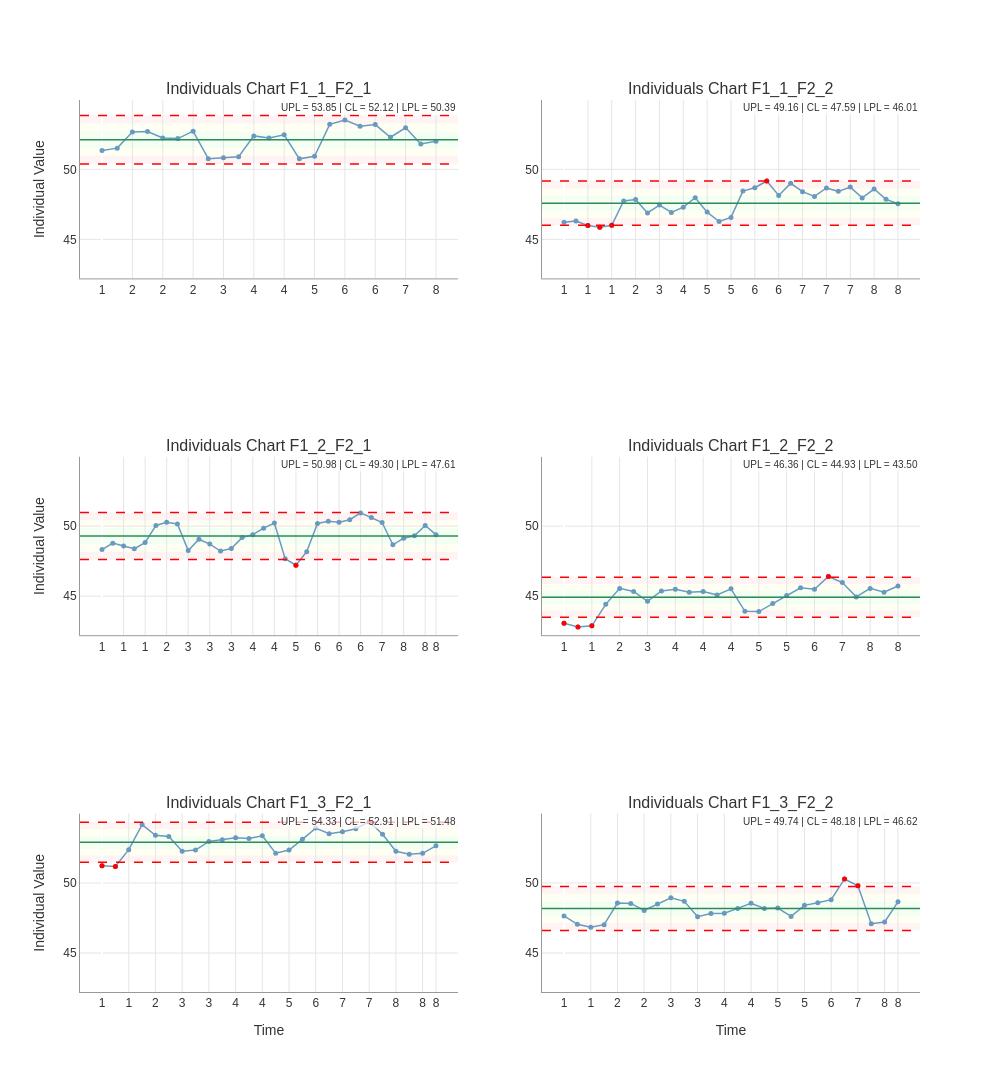

Notebook source saved alongside this figure:
### Code cell
result_imr.plot(chart='X', show_zones=True).show()

### Figure 1 — Plotly figure (JSON) as saved in the notebook; plotly's stock layout.template omitted (floating-point values rounded to 4 significant figures)
{"data": [{"customdata": [["F1_1_F2_1", 1, 1], ["F1_1_F2_1", 1, 2], ["F1_1_F2_1", 2, 3], ["F1_1_F2_1", 2, 4], ["F1_1_F2_1", 2, 5], ["F1_1_F2_1", 2, 6], ["F1_1_F2_1", 2, 7], ["F1_1_F2_1", 3, 8], ["F1_1_F2_1", 3, 9], ["F1_1_F2_1", 3, 10], ["F1_1_F2_1", 4, 11], ["F1_1_F2_1", 4, 12], ["F1_1_F2_1", 4, 13], ["F1_1_F2_1", 5, 14], ["F1_1_F2_1", 5, 15], ["F1_1_F2_1", 6, 16], ["F1_1_F2_1", 6, 17], ["F1_1_F2_1", 6, 18], ["F1_1_F2_1", 6, 19], ["F1_1_F2_1", 7, 20], ["F1_1_F2_1", 7, 21], ["F1_1_F2_1", 8, 22], ["F1_1_F2_1", 8, 23]], "hovertemplate": "<b>X_F1_1_F2_1</b> = %{y:.3f}<br>Cell: %{customdata[0]}<br>Time: %{customdata[1]}<br>Obs:  %{customdata[2]}<extra></extra>", "line": {"color": "steelblue", "width": 1.5}, "marker": {"color": "steelblue", "size": 5}, "mode": "lines+markers", "name": "X_F1_1_F2_1", "opacity": 0.8, "showlegend": false, "type": "scatter", "x": [0, 1, 2, 3, 4, 5, 6, 7, 8, 9, 10, 11, 12, 13, 14, 15, 16, 17, 18, 19, 20, 21, 22], "xaxis": "x", "y": [51.35, 51.52, 52.67, 52.7, 52.24, 52.2, 52.73, 50.76, 50.82, 50.91, 52.39, 52.24, 52.46, 50.75, 50.94, 53.22, 53.52, 53.07, 53.19, 52.3, 52.97, 51.81, 52.0], "yaxis": "y"}, {"customdata": [["F1_1_F2_2", 1, 24], ["F1_1_F2_2", 1, 25], ["F1_1_F2_2", 1, 26], ["F1_1_F2_2", 1, 27], ["F1_1_F2_2", 1, 28], ["F1_1_F2_2", 2, 29], ["F1_1_F2_2", 2, 30], ["F1_1_F2_2", 3, 31], ["F1_1_F2_2", 3, 32], ["F1_1_F2_2", 3, 33], ["F1_1_F2_2", 4, 34], ["F1_1_F2_2", 4, 35], ["F1_1_F2_2", 5, 36], ["F1_1_F2_2", 5, 37], ["F1_1_F2_2", 5, 38], ["F1_1_F2_2", 6, 39], ["F1_1_F2_2", 6, 40], ["F1_1_F2_2", 6, 41], ["F1_1_F2_2", 6, 42], ["F1_1_F2_2", 6, 43], ["F1_1_F2_2", 7, 44], ["F1_1_F2_2", 7, 45], ["F1_1_F2_2", 7, 46], ["F1_1_F2_2", 7, 47], ["F1_1_F2_2", 7, 48], ["F1_1_F2_2", 8, 49], ["F1_1_F2_2", 8, 50], ["F1_1_F2_2", 8, 51], ["F1_1_F2_2", 8, 52]], "hovertemplate": "<b>X_F1_1_F2_2</b> = %{y:.3f}<br>Cell: %{customdata[0]}<br>Time: %{customdata[1]}<br>Obs:  %{customdata[2]}<extra></extra>", "line": {"color": "steelblue", "width": 1.5}, "marker": {"color": "steelblue", "size": 5}, "mode": "lines+markers", "name": "X_F1_1_F2_2", "opacity": 0.8, "showlegend": false, "type": "scatter", "x": [0, 1, 2, 3, 4, 5, 6, 7, 8, 9, 10, 11, 12, 13, 14, 15, 16, 17, 18, 19, 20, 21, 22, 23, 24, 25, 26, 27, 28], "xaxis": "x2", "y": [46.22, 46.31, 46.0, 45.87, 46.01, 47.75, 47.84, 46.89, 47.45, 46.93, 47.3, 47.97, 46.95, 46.28, 46.57, 48.45, 48.69, 49.16, 48.14, 49.0, 48.41, 48.06, 48.67, 48.43, 48.74, 47.96, 48.6, 47.86, 47.55], "yaxis": "y2"}, {"hovertemplate": "Signal<br>%{x}<br>%{y:.3f}<extra></extra>", "marker": {"color": "red", "size": 5, "symbol": "circle"}, "mode": "markers", "name": "Signal", "showlegend": false, "type": "scatter", "x": [2, 3, 4, 17], "xaxis": "x2", "y": [46.0, 45.87, 46.01, 49.16], "yaxis": "y2"}, {"customdata": [["F1_2_F2_1", 1, 53], ["F1_2_F2_1", 1, 54], ["F1_2_F2_1", 1, 55], ["F1_2_F2_1", 1, 56], ["F1_2_F2_1", 1, 57], ["F1_2_F2_1", 2, 58], ["F1_2_F2_1", 2, 59], ["F1_2_F2_1", 2, 60], ["F1_2_F2_1", 3, 61], ["F1_2_F2_1", 3, 62], ["F1_2_F2_1", 3, 63], ["F1_2_F2_1", 3, 64], ["F1_2_F2_1", 3, 65], ["F1_2_F2_1", 4, 66], ["F1_2_F2_1", 4, 67], ["F1_2_F2_1", 4, 68], ["F1_2_F2_1", 4, 69], ["F1_2_F2_1", 5, 70], ["F1_2_F2_1", 5, 71], ["F1_2_F2_1", 5, 72], ["F1_2_F2_1", 6, 73], ["F1_2_F2_1", 6, 74], ["F1_2_F2_1", 6, 75], ["F1_2_F2_1", 6, 76], ["F1_2_F2_1", 6, 77], ["F1_2_F2_1", 7, 78], ["F1_2_F2_1", 7, 79], ["F1_2_F2_1", 8, 80], ["F1_2_F2_1", 8, 81], ["F1_2_F2_1", 8, 82], ["F1_2_F2_1", 8, 83], ["F1_2_F2_1", 8, 84]], "hovertemplate": "<b>X_F1_2_F2_1</b> = %{y:.3f}<br>Cell: %{customdata[0]}<br>Time: %{customdata[1]}<br>Obs:  %{customdata[2]}<extra></extra>", "line": {"color": "steelblue", "width": 1.5}, "marker": {"color": "steelblue", "size": 5}, "mode": "lines+markers", "name": "X_F1_2_F2_1", "opacity": 0.8, "showlegend": false, "type": "scatter", "x": [0, 1, 2, 3, 4, 5, 6, 7, 8, 9, 10, 11, 12, 13, 14, 15, 16, 17, 18, 19, 20, 21, 22, 23, 24, 25, 26, 27, 28, 29, 30, 31], "xaxis": "x3", "y": [48.33, 48.79, 48.58, 48.39, 48.83, 50.05, 50.27, 50.16, 48.26, 49.06, 48.72, 48.22, 48.41, 49.18, 49.39, 49.86, 50.22, 47.67, 47.22, 48.18, 50.19, 50.35, 50.27, 50.46, 50.95, 50.61, 50.26, 48.67, 49.15, 49.32, 50.05, 49.39], "yaxis": "y3"}, {"hovertemplate": "Signal<br>%{x}<br>%{y:.3f}<extra></extra>", "marker": {"color": "red", "size": 5, "symbol": "circle"}, "mode": "markers", "name": "Signal", "showlegend": false, "type": "scatter", "x": [18], "xaxis": "x3", "y": [47.22], "yaxis": "y3"}, {"customdata": [["F1_2_F2_2", 1, 85], ["F1_2_F2_2", 1, 86], ["F1_2_F2_2", 1, 87], ["F1_2_F2_2", 2, 88], ["F1_2_F2_2", 2, 89], ["F1_2_F2_2", 3, 90], ["F1_2_F2_2", 3, 91], ["F1_2_F2_2", 3, 92], ["F1_2_F2_2", 4, 93], ["F1_2_F2_2", 4, 94], ["F1_2_F2_2", 4, 95], ["F1_2_F2_2", 4, 96], ["F1_2_F2_2", 4, 97], ["F1_2_F2_2", 5, 98], ["F1_2_F2_2", 5, 99], ["F1_2_F2_2", 5, 100], ["F1_2_F2_2", 5, 101], ["F1_2_F2_2", 6, 102], ["F1_2_F2_2", 6, 103], ["F1_2_F2_2", 7, 104], ["F1_2_F2_2", 7, 105], ["F1_2_F2_2", 8, 106], ["F1_2_F2_2", 8, 107], ["F1_2_F2_2", 8, 108], ["F1_2_F2_2", 8, 109]], "hovertemplate": "<b>X_F1_2_F2_2</b> = %{y:.3f}<br>Cell: %{customdata[0]}<br>Time: %{customdata[1]}<br>Obs:  %{customdata[2]}<extra></extra>", "line": {"color": "steelblue", "width": 1.5}, "marker": {"color": "steelblue", "size": 5}, "mode": "lines+markers", "name": "X_F1_2_F2_2", "opacity": 0.8, "showlegend": false, "type": "scatter", "x": [0, 1, 2, 3, 4, 5, 6, 7, 8, 9, 10, 11, 12, 13, 14, 15, 16, 17, 18, 19, 20, 21, 22, 23, 24], "xaxis": "x4", "y": [43.07, 42.8, 42.88, 44.42, 45.56, 45.34, 44.64, 45.38, 45.5, 45.29, 45.33, 45.09, 45.53, 43.92, 43.9, 44.48, 45.04, 45.6, 45.49, 46.41, 45.98, 44.95, 45.56, 45.29, 45.73], "yaxis": "y4"}, {"hovertemplate": "Signal<br>%{x}<br>%{y:.3f}<extra></extra>", "marker": {"color": "red", "size": 5, "symbol": "circle"}, "mode": "markers", "name": "Signal", "showlegend": false, "type": "scatter", "x": [0, 1, 2, 19], "xaxis": "x4", "y": [43.07, 42.8, 42.88, 46.41], "yaxis": "y4"}, {"customdata": [["F1_3_F2_1", 1, 110], ["F1_3_F2_1", 1, 111], ["F1_3_F2_1", 1, 112], ["F1_3_F2_1", 2, 113], ["F1_3_F2_1", 2, 114], ["F1_3_F2_1", 2, 115], ["F1_3_F2_1", 3, 116], ["F1_3_F2_1", 3, 117], ["F1_3_F2_1", 3, 118], ["F1_3_F2_1", 4, 119], ["F1_3_F2_1", 4, 120], ["F1_3_F2_1", 4, 121], ["F1_3_F2_1", 4, 122], ["F1_3_F2_1", 5, 123], ["F1_3_F2_1", 5, 124], ["F1_3_F2_1", 6, 125], ["F1_3_F2_1", 6, 126], ["F1_3_F2_1", 7, 127], ["F1_3_F2_1", 7, 128], ["F1_3_F2_1", 7, 129], ["F1_3_F2_1", 7, 130], ["F1_3_F2_1", 7, 131], ["F1_3_F2_1", 8, 132], ["F1_3_F2_1", 8, 133], ["F1_3_F2_1", 8, 134], ["F1_3_F2_1", 8, 135]], "hovertemplate": "<b>X_F1_3_F2_1</b> = %{y:.3f}<br>Cell: %{customdata[0]}<br>Time: %{customdata[1]}<br>Obs:  %{customdata[2]}<extra></extra>", "line": {"color": "steelblue", "width": 1.5}, "marker": {"color": "steelblue", "size": 5}, "mode": "lines+markers", "name": "X_F1_3_F2_1", "opacity": 0.8, "showlegend": false, "type": "scatter", "x": [0, 1, 2, 3, 4, 5, 6, 7, 8, 9, 10, 11, 12, 13, 14, 15, 16, 17, 18, 19, 20, 21, 22, 23, 24, 25], "xaxis": "x5", "y": [51.23, 51.17, 52.38, 54.16, 53.4, 53.32, 52.26, 52.35, 52.97, 53.08, 53.23, 53.17, 53.37, 52.13, 52.35, 53.12, 53.92, 53.52, 53.65, 53.87, 54.37, 53.48, 52.26, 52.06, 52.12, 52.65], "yaxis": "y5"}, {"hovertemplate": "Signal<br>%{x}<br>%{y:.3f}<extra></extra>", "marker": {"color": "red", "size": 5, "symbol": "circle"}, "mode": "markers", "name": "Signal", "showlegend": false, "type": "scatter", "x": [0, 1, 20], "xaxis": "x5", "y": [51.23, 51.17, 54.37], "yaxis": "y5"}, {"customdata": [["F1_3_F2_2", 1, 136], ["F1_3_F2_2", 1, 137], ["F1_3_F2_2", 1, 138], ["F1_3_F2_2", 1, 139], ["F1_3_F2_2", 2, 140], ["F1_3_F2_2", 2, 141], ["F1_3_F2_2", 2, 142], ["F1_3_F2_2", 2, 143], ["F1_3_F2_2", 3, 144], ["F1_3_F2_2", 3, 145], ["F1_3_F2_2", 3, 146], ["F1_3_F2_2", 3, 147], ["F1_3_F2_2", 4, 148], ["F1_3_F2_2", 4, 149], ["F1_3_F2_2", 4, 150], ["F1_3_F2_2", 5, 151], ["F1_3_F2_2", 5, 152], ["F1_3_F2_2", 5, 153], ["F1_3_F2_2", 5, 154], ["F1_3_F2_2", 6, 155], ["F1_3_F2_2", 6, 156], ["F1_3_F2_2", 7, 157], ["F1_3_F2_2", 7, 158], ["F1_3_F2_2", 8, 159], ["F1_3_F2_2", 8, 160], ["F1_3_F2_2", 8, 161]], "hovertemplate": "<b>X_F1_3_F2_2</b> = %{y:.3f}<br>Cell: %{customdata[0]}<br>Time: %{customdata[1]}<br>Obs:  %{customdata[2]}<extra></extra>", "line": {"color": "steelblue", "width": 1.5}, "marker": {"color": "steelblue", "size": 5}, "mode": "lines+markers", "name": "X_F1_3_F2_2", "opacity": 0.8, "showlegend": false, "type": "scatter", "x": [0, 1, 2, 3, 4, 5, 6, 7, 8, 9, 10, 11, 12, 13, 14, 15, 16, 17, 18, 19, 20, 21, 22, 23, 24, 25], "xaxis": "x6", "y": [47.65, 47.05, 46.83, 47.02, 48.56, 48.54, 48.03, 48.5, 48.95, 48.69, 47.6, 47.82, 47.84, 48.18, 48.55, 48.18, 48.21, 47.61, 48.4, 48.6, 48.81, 50.29, 49.8, 47.1, 47.21, 48.65], "yaxis": "y6"}, {"hovertemplate": "Signal<br>%{x}<br>%{y:.3f}<extra></extra>", "marker": {"color": "red", "size": 5, "symbol": "circle"}, "mode": "markers", "name": "Signal", "showlegend": false, "type": "scatter", "x": [21, 22], "xaxis": "x6", "y": [50.29, 49.8], "yaxis": "y6"}], "layout": {"annotations": [{"font": {"size": 16}, "showarrow": false, "text": "Individuals Chart F1_1_F2_1", "x": 0.225, "xanchor": "center", "xref": "paper", "y": 1.0, "yanchor": "bottom", "yref": "paper"}, {"font": {"size": 16}, "showarrow": false, "text": "Individuals Chart F1_1_F2_2", "x": 0.775, "xanchor": "center", "xref": "paper", "y": 1.0, "yanchor": "bottom", "yref": "paper"}, {"font": {"size": 16}, "showarrow": false, "text": "Individuals Chart F1_2_F2_1", "x": 0.225, "xanchor": "center", "xref": "paper", "y": 0.6, "yanchor": "bottom", "yref": "paper"}, {"font": {"size": 16}, "showarrow": false, "text": "Individuals Chart F1_2_F2_2", "x": 0.775, "xanchor": "center", "xref": "paper", "y": 0.6, "yanchor": "bottom", "yref": "paper"}, {"font": {"size": 16}, "showarrow": false, "text": "Individuals Chart F1_3_F2_1", "x": 0.225, "xanchor": "center", "xref": "paper", "y": 0.2, "yanchor": "bottom", "yref": "paper"}, {"font": {"size": 16}, "showarrow": false, "text": "Individuals Chart F1_3_F2_2", "x": 0.775, "xanchor": "center", "xref": "paper", "y": 0.2, "yanchor": "bottom", "yref": "paper"}, {"bgcolor": "rgba(255,255,255,0.7)", "font": {"color": "#333333", "size": 10}, "showarrow": false, "text": "UPL = 53.85 | CL = 52.12 | LPL = 50.39", "x": 1.0, "xanchor": "right", "xref": "x domain", "y": 1.0, "yanchor": "top", "yref": "y domain"}, {"bgcolor": "rgba(255,255,255,0.7)", "font": {"color": "#333333", "size": 10}, "showarrow": false, "text": "UPL = 49.16 | CL = 47.59 | LPL = 46.01", "x": 1.0, "xanchor": "right", "xref": "x2 domain", "y": 1.0, "yanchor": "top", "yref": "y2 domain"}, {"bgcolor": "rgba(255,255,255,0.7)", "font": {"color": "#333333", "size": 10}, "showarrow": false, "text": "UPL = 50.98 | CL = 49.30 | LPL = 47.61", "x": 1.0, "xanchor": "right", "xref": "x3 domain", "y": 1.0, "yanchor": "top", "yref": "y3 domain"}, {"bgcolor": "rgba(255,255,255,0.7)", "font": {"color": "#333333", "size": 10}, "showarrow": false, "text": "UPL = 46.36 | CL = 44.93 | LPL = 43.50", "x": 1.0, "xanchor": "right", "xref": "x4 domain", "y": 1.0, "yanchor": "top", "yref": "y4 domain"}, {"bgcolor": "rgba(255,255,255,0.7)", "font": {"color": "#333333", "size": 10}, "showarrow": false, "text": "UPL = 54.33 | CL = 52.91 | LPL = 51.48", "x": 1.0, "xanchor": "right", "xref": "x5 domain", "y": 1.0, "yanchor": "top", "yref": "y5 domain"}, {"bgcolor": "rgba(255,255,255,0.7)", "font": {"color": "#333333", "size": 10}, "showarrow": false, "text": "UPL = 49.74 | CL = 48.18 | LPL = 46.62", "x": 1.0, "xanchor": "right", "xref": "x6 domain", "y": 1.0, "yanchor": "top", "yref": "y6 domain"}], "font": {"color": "#333333", "family": "Arial, sans-serif", "size": 12}, "height": 1350, "hovermode": "closest", "margin": {"b": 100}, "paper_bgcolor": "white", "plot_bgcolor": "white", "shapes": [{"fillcolor": "#B3FFB3", "layer": "below", "line": {"width": 0}, "opacity": 0.15, "type": "rect", "x0": 0, "x1": 1, "xref": "x domain", "y0": 51.54, "y1": 52.7, "yref": "y"}, {"fillcolor": "#FFFFB3", "layer": "below", "line": {"width": 0}, "opacity": 0.15, "type": "rect", "x0": 0, "x1": 1, "xref": "x domain", "y0": 52.7, "y1": 53.27, "yref": "y"}, {"fillcolor": "#FFFFB3", "layer": "below", "line": {"width": 0}, "opacity": 0.15, "type": "rect", "x0": 0, "x1": 1, "xref": "x domain", "y0": 50.97, "y1": 51.54, "yref": "y"}, {"fillcolor": "#FFB3B3", "layer": "below", "line": {"width": 0}, "opacity": 0.15, "type": "rect", "x0": 0, "x1": 1, "xref": "x domain", "y0": 53.27, "y1": 53.85, "yref": "y"}, {"fillcolor": "#FFB3B3", "layer": "below", "line": {"width": 0}, "opacity": 0.15, "type": "rect", "x0": 0, "x1": 1, "xref": "x domain", "y0": 50.39, "y1": 50.97, "yref": "y"}, {"line": {"color": "red", "dash": "dash", "width": 1.5}, "type": "line", "x0": 0, "x1": 1, "xref": "x domain", "y0": 53.85, "y1": 53.85, "yref": "y"}, {"line": {"color": "red", "dash": "dash", "width": 1.5}, "type": "line", "x0": 0, "x1": 1, "xref": "x domain", "y0": 50.39, "y1": 50.39, "yref": "y"}, {"line": {"color": "#2E8B57", "dash": "solid", "width": 1.5}, "type": "line", "x0": 0, "x1": 1, "xref": "x domain", "y0": 52.12, "y1": 52.12, "yref": "y"}, {"fillcolor": "#B3FFB3", "layer": "below", "line": {"width": 0}, "opacity": 0.15, "type": "rect", "x0": 0, "x1": 1, "xref": "x2 domain", "y0": 47.06, "y1": 48.11, "yref": "y2"}, {"fillcolor": "#FFFFB3", "layer": "below", "line": {"width": 0}, "opacity": 0.15, "type": "rect", "x0": 0, "x1": 1, "xref": "x2 domain", "y0": 48.11, "y1": 48.64, "yref": "y2"}, {"fillcolor": "#FFFFB3", "layer": "below", "line": {"width": 0}, "opacity": 0.15, "type": "rect", "x0": 0, "x1": 1, "xref": "x2 domain", "y0": 46.54, "y1": 47.06, "yref": "y2"}, {"fillcolor": "#FFB3B3", "layer": "below", "line": {"width": 0}, "opacity": 0.15, "type": "rect", "x0": 0, "x1": 1, "xref": "x2 domain", "y0": 48.64, "y1": 49.16, "yref": "y2"}, {"fillcolor": "#FFB3B3", "layer": "below", "line": {"width": 0}, "opacity": 0.15, "type": "rect", "x0": 0, "x1": 1, "xref": "x2 domain", "y0": 46.01, "y1": 46.54, "yref": "y2"}, {"line": {"color": "red", "dash": "dash", "width": 1.5}, "type": "line", "x0": 0, "x1": 1, "xref": "x2 domain", "y0": 49.16, "y1": 49.16, "yref": "y2"}, {"line": {"color": "red", "dash": "dash", "width": 1.5}, "type": "line", "x0": 0, "x1": 1, "xref": "x2 domain", "y0": 46.01, "y1": 46.01, "yref": "y2"}, {"line": {"color": "#2E8B57", "dash": "solid", "width": 1.5}, "type": "line", "x0": 0, "x1": 1, "xref": "x2 domain", "y0": 47.59, "y1": 47.59, "yref": "y2"}, {"fillcolor": "#B3FFB3", "layer": "below", "line": {"width": 0}, "opacity": 0.15, "type": "rect", "x0": 0, "x1": 1, "xref": "x3 domain", "y0": 48.74, "y1": 49.86, "yref": "y3"}, {"fillcolor": "#FFFFB3", "layer": "below", "line": {"width": 0}, "opacity": 0.15, "type": "rect", "x0": 0, "x1": 1, "xref": "x3 domain", "y0": 49.86, "y1": 50.42, "yref": "y3"}, {"fillcolor": "#FFFFB3", "layer": "below", "line": {"width": 0}, "opacity": 0.15, "type": "rect", "x0": 0, "x1": 1, "xref": "x3 domain", "y0": 48.17, "y1": 48.74, "yref": "y3"}, {"fillcolor": "#FFB3B3", "layer": "below", "line": {"width": 0}, "opacity": 0.15, "type": "rect", "x0": 0, "x1": 1, "xref": "x3 domain", "y0": 50.42, "y1": 50.98, "yref": "y3"}, {"fillcolor": "#FFB3B3", "layer": "below", "line": {"width": 0}, "opacity": 0.15, "type": "rect", "x0": 0, "x1": 1, "xref": "x3 domain", "y0": 47.61, "y1": 48.17, "yref": "y3"}, {"line": {"color": "red", "dash": "dash", "width": 1.5}, "type": "line", "x0": 0, "x1": 1, "xref": "x3 domain", "y0": 50.98, "y1": 50.98, "yref": "y3"}, {"line": {"color": "red", "dash": "dash", "width": 1.5}, "type": "line", "x0": 0, "x1": 1, "xref": "x3 domain", "y0": 47.61, "y1": 47.61, "yref": "y3"}, {"line": {"color": "#2E8B57", "dash": "solid", "width": 1.5}, "type": "line", "x0": 0, "x1": 1, "xref": "x3 domain", "y0": 49.3, "y1": 49.3, "yref": "y3"}, {"fillcolor": "#B3FFB3", "layer": "below", "line": {"width": 0}, "opacity": 0.15, "type": "rect", "x0": 0, "x1": 1, "xref": "x4 domain", "y0": 44.45, "y1": 45.4, "yref": "y4"}, {"fillcolor": "#FFFFB3", "layer": "below", "line": {"width": 0}, "opacity": 0.15, "type": "rect", "x0": 0, "x1": 1, "xref": "x4 domain", "y0": 45.4, "y1": 45.88, "yref": "y4"}, {"fillcolor": "#FFFFB3", "layer": "below", "line": {"width": 0}, "opacity": 0.15, "type": "rect", "x0": 0, "x1": 1, "xref": "x4 domain", "y0": 43.97, "y1": 44.45, "yref": "y4"}, {"fillcolor": "#FFB3B3", "layer": "below", "line": {"width": 0}, "opacity": 0.15, "type": "rect", "x0": 0, "x1": 1, "xref": "x4 domain", "y0": 45.88, "y1": 46.36, "yref": "y4"}, {"fillcolor": "#FFB3B3", "layer": "below", "line": {"width": 0}, "opacity": 0.15, "type": "rect", "x0": 0, "x1": 1, "xref": "x4 domain", "y0": 43.5, "y1": 43.97, "yref": "y4"}, {"line": {"color": "red", "dash": "dash", "width": 1.5}, "type": "line", "x0": 0, "x1": 1, "xref": "x4 domain", "y0": 46.36, "y1": 46.36, "yref": "y4"}, {"line": {"color": "red", "dash": "dash", "width": 1.5}, "type": "line", "x0": 0, "x1": 1, "xref": "x4 domain", "y0": 43.5, "y1": 43.5, "yref": "y4"}, {"line": {"color": "#2E8B57", "dash": "solid", "width": 1.5}, "type": "line", "x0": 0, "x1": 1, "xref": "x4 domain", "y0": 44.93, "y1": 44.93, "yref": "y4"}, {"fillcolor": "#B3FFB3", "layer": "below", "line": {"width": 0}, "opacity": 0.15, "type": "rect", "x0": 0, "x1": 1, "xref": "x5 domain", "y0": 52.43, "y1": 53.38, "yref": "y5"}, {"fillcolor": "#FFFFB3", "layer": "below", "line": {"width": 0}, "opacity": 0.15, "type": "rect", "x0": 0, "x1": 1, "xref": "x5 domain", "y0": 53.38, "y1": 53.86, "yref": "y5"}, {"fillcolor": "#FFFFB3", "layer": "below", "line": {"width": 0}, "opacity": 0.15, "type": "rect", "x0": 0, "x1": 1, "xref": "x5 domain", "y0": 51.96, "y1": 52.43, "yref": "y5"}, {"fillcolor": "#FFB3B3", "layer": "below", "line": {"width": 0}, "opacity": 0.15, "type": "rect", "x0": 0, "x1": 1, "xref": "x5 domain", "y0": 53.86, "y1": 54.33, "yref": "y5"}, {"fillcolor": "#FFB3B3", "layer": "below", "line": {"width": 0}, "opacity": 0.15, "type": "rect", "x0": 0, "x1": 1, "xref": "x5 domain", "y0": 51.48, "y1": 51.96, "yref": "y5"}, {"line": {"color": "red", "dash": "dash", "width": 1.5}, "type": "line", "x0": 0, "x1": 1, "xref": "x5 domain", "y0": 54.33, "y1": 54.33, "yref": "y5"}, {"line": {"color": "red", "dash": "dash", "width": 1.5}, "type": "line", "x0": 0, "x1": 1, "xref": "x5 domain", "y0": 51.48, "y1": 51.48, "yref": "y5"}, {"line": {"color": "#2E8B57", "dash": "solid", "width": 1.5}, "type": "line", "x0": 0, "x1": 1, "xref": "x5 domain", "y0": 52.91, "y1": 52.91, "yref": "y5"}, {"fillcolor": "#B3FFB3", "layer": "below", "line": {"width": 0}, "opacity": 0.15, "type": "rect", "x0": 0, "x1": 1, "xref": "x6 domain", "y0": 47.66, "y1": 48.7, "yref": "y6"}, {"fillcolor": "#FFFFB3", "layer": "below", "line": {"width": 0}, "opacity": 0.15, "type": "rect", "x0": 0, "x1": 1, "xref": "x6 domain", "y0": 48.7, "y1": 49.22, "yref": "y6"}, {"fillcolor": "#FFFFB3", "layer": "below", "line": {"width": 0}, "opacity": 0.15, "type": "rect", "x0": 0, "x1": 1, "xref": "x6 domain", "y0": 47.14, "y1": 47.66, "yref": "y6"}, {"fillcolor": "#FFB3B3", "layer": "below", "line": {"width": 0}, "opacity": 0.15, "type": "rect", "x0": 0, "x1": 1, "xref": "x6 domain", "y0": 49.22, "y1": 49.74, "yref": "y6"}, {"fillcolor": "#FFB3B3", "layer": "below", "line": {"width": 0}, "opacity": 0.15, "type": "rect", "x0": 0, "x1": 1, "xref": "x6 domain", "y0": 46.62, "y1": 47.14, "yref": "y6"}, {"line": {"color": "red", "dash": "dash", "width": 1.5}, "type": "line", "x0": 0, "x1": 1, "xref": "x6 domain", "y0": 49.74, "y1": 49.74, "yref": "y6"}, {"line": {"color": "red", "dash": "dash", "width": 1.5}, "type": "line", "x0": 0, "x1": 1, "xref": "x6 domain", "y0": 46.62, "y1": 46.62, "yref": "y6"}, {"line": {"color": "#2E8B57", "dash": "solid", "width": 1.5}, "type": "line", "x0": 0, "x1": 1, "xref": "x6 domain", "y0": 48.18, "y1": 48.18, "yref": "y6"}], "title": {"font": {"color": "#222222", "size": 16}, "x": 0.5, "xanchor": "center"}, "width": 1000, "xaxis": {"anchor": "y", "automargin": true, "domain": [0.0, 0.45], "gridcolor": "#E5E5E5", "gridwidth": 1.0, "linecolor": "#999999", "linewidth": 1.0, "showgrid": true, "showline": true, "tickangle": 0, "ticktext": ["1", "2", "2", "2", "3", "4", "4", "5", "6", "6", "7", "8"], "tickvals": [0, 2, 4, 6, 8, 10, 12, 14, 16, 18, 20, 22], "title": {"text": ""}}, "xaxis2": {"anchor": "y2", "automargin": true, "domain": [0.55, 1.0], "gridcolor": "#E5E5E5", "gridwidth": 1.0, "linecolor": "#999999", "linewidth": 1.0, "showgrid": true, "showline": true, "tickangle": 0, "ticktext": ["1", "1", "1", "2", "3", "4", "5", "5", "6", "6", "7", "7", "7", "8", "8"], "tickvals": [0, 2, 4, 6, 8, 10, 12, 14, 16, 18, 20, 22, 24, 26, 28], "title": {"text": ""}}, "xaxis3": {"anchor": "y3", "automargin": true, "domain": [0.0, 0.45], "gridcolor": "#E5E5E5", "gridwidth": 1.0, "linecolor": "#999999", "linewidth": 1.0, "showgrid": true, "showline": true, "tickangle": 0, "ticktext": ["1", "1", "1", "2", "3", "3", "3", "4", "4", "5", "6", "6", "6", "7", "8", "8", "8"], "tickvals": [0, 2, 4, 6, 8, 10, 12, 14, 16, 18, 20, 22, 24, 26, 28, 30, 31], "title": {"text": ""}}, "xaxis4": {"anchor": "y4", "automargin": true, "domain": [0.55, 1.0], "gridcolor": "#E5E5E5", "gridwidth": 1.0, "linecolor": "#999999", "linewidth": 1.0, "showgrid": true, "showline": true, "tickangle": 0, "ticktext": ["1", "1", "2", "3", "4", "4", "4", "5", "5", "6", "7", "8", "8"], "tickvals": [0, 2, 4, 6, 8, 10, 12, 14, 16, 18, 20, 22, 24], "title": {"text": ""}}, "xaxis5": {"anchor": "y5", "automargin": true, "domain": [0.0, 0.45], "gridcolor": "#E5E5E5", "gridwidth": 1.0, "linecolor": "#999999", "linewidth": 1.0, "showgrid": true, "showline": true, "tickangle": 0, "ticktext": ["1", "1", "2", "3", "3", "4", "4", "5", "6", "7", "7", "8", "8", "8"], "tickvals": [0, 2, 4, 6, 8, 10, 12, 14, 16, 18, 20, 22, 24, 25], "title": {"text": "Time"}}, "xaxis6": {"anchor": "y6", "automargin": true, "domain": [0.55, 1.0], "gridcolor": "#E5E5E5", "gridwidth": 1.0, "linecolor": "#999999", "linewidth": 1.0, "showgrid": true, "showline": true, "tickangle": 0, "ticktext": ["1", "1", "2", "2", "3", "3", "4", "4", "5", "5", "6", "7", "8", "8"], "tickvals": [0, 2, 4, 6, 8, 10, 12, 14, 16, 18, 20, 22, 24, 25], "title": {"text": "Time"}}, "yaxis": {"anchor": "x", "autorange": false, "domain": [0.8, 1.0], "gridcolor": "#E5E5E5", "gridwidth": 1.0, "linecolor": "#999999", "linewidth": 1.0, "range": [42.22, 54.95], "showgrid": true, "showline": true, "title": {"text": "Individual Value"}, "zeroline": false}, "yaxis2": {"anchor": "x2", "autorange": false, "domain": [0.8, 1.0], "gridcolor": "#E5E5E5", "gridwidth": 1.0, "linecolor": "#999999", "linewidth": 1.0, "range": [42.22, 54.95], "showgrid": true, "showline": true}, "yaxis3": {"anchor": "x3", "autorange": false, "domain": [0.4, 0.6], "gridcolor": "#E5E5E5", "gridwidth": 1.0, "linecolor": "#999999", "linewidth": 1.0, "range": [42.22, 54.95], "showgrid": true, "showline": true, "title": {"text": "Individual Value"}}, "yaxis4": {"anchor": "x4", "autorange": false, "domain": [0.4, 0.6], "gridcolor": "#E5E5E5", "gridwidth": 1.0, "linecolor": "#999999", "linewidth": 1.0, "range": [42.22, 54.95], "showgrid": true, "showline": true}, "yaxis5": {"anchor": "x5", "autorange": false, "domain": [0.0, 0.2], "gridcolor": "#E5E5E5", "gridwidth": 1.0, "linecolor": "#999999", "linewidth": 1.0, "range": [42.22, 54.95], "showgrid": true, "showline": true, "title": {"text": "Individual Value"}}, "yaxis6": {"anchor": "x6", "autorange": false, "domain": [0.0, 0.2], "gridcolor": "#E5E5E5", "gridwidth": 1.0, "linecolor": "#999999", "linewidth": 1.0, "range": [42.22, 54.95], "showgrid": true, "showline": true}}}
